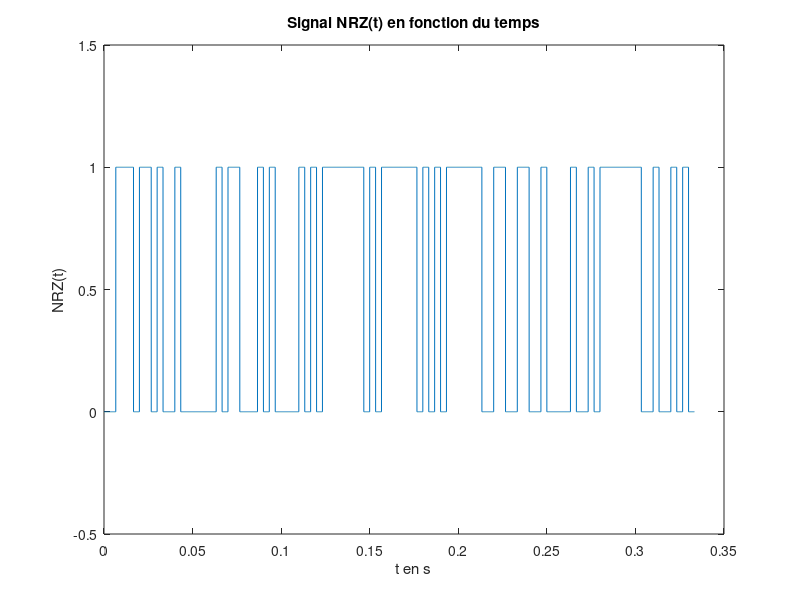

The MATLAB source for this figure: (Note: this script raises an error after producing the figure.)
clear all
close all
clc

% Paramètres
F0 = 6000; % Fréquence bits 0 en Hz
F1 = 2000; % Fréquence bits 1 en Hz
Fe = 48000; % Fréquence d'échantillonage en Hz
Te = 1/Fe; % Période d'échantillonage en secondes
Ts = 1/300; % s/bits, le débit souhaité max est de 300 bits/seconde

Ns = floor(Ts/Te); % échantillons/bits, on prend la partie entière, Ts = Ns*Te
Nb_bits = 100; % Nombre de bits du signal émis
Nb_echantillons = Nb_bits*Ns; % Nombre d'échantillons
Null = 2000;

donnees = randi(0:1, Nb_bits, 1); % Génération de Nb_bits 0 ou 1 de manière aléatoire
NRZ = zeros(Nb_echantillons,1); % Initialisation du signal NRZ avec Nb_echantillons echantillons
T = ([0:Nb_echantillons-1]*Te)'; % Le signal est tracé de 0 à (Nb_echantillons-1)*Te secondes,
                                 % avec un pas de Te

                                 
%% 3.Modem de fréquence - Démodulation par filtrage
        

%3.1 Construction du signal modulé en fréquence

%3.1.1.1 Génération du signal NRZ 
for i = 1:Nb_bits
    NRZ((i-1)*Ns+1:i*Ns) = donnees(i); 
end;

%3.1.1.2 Tracé du signal NRZ(t) en fonction du temps
figure; % figure 1
plot(T,NRZ);
ylim([-0.5 1.5]);
xlabel('t en s');
ylabel('NRZ(t)');
title('Signal NRZ(t) en fonction du temps');

%3.1.1.3 Tracé de la DSP de NRZ théorique et expérimentale
[DSP_NRZ_Th,f] = DSP_rectangulaire(Nb_echantillons,Fe,NRZ,0);
DSP_NRZ_Exp = (Ts*sinc(pi*f*Ts).^2 + dirac(f))/4;

figure; % figure 2
subplot(211);
semilogy(f,DSP_NRZ_Th);
ylim([1e-06 1000]);
xlim([-2000 2000]);
xlabel('f en Hz');
ylabel('DSP NRZ Th(f)');
title('DSP théorique de NRZ en fonction de f');

subplot(212);
semilogy(f,DSP_NRZ_Exp);
ylim([1e-10 1e-2]);
xlim([-2000 2000]);
xlabel('f en Hz');
ylabel('DSP NRZ Exp(f)');
title('DSP expérimentale de NRZ en fonction de f');
% pwelch à tester plus tard

%3.1.2.1 Génération du signal x(t) modulé en fréquence
phi0 = rand*2*pi;
phi1 = rand*2*pi;
Cos0 = cos(2*pi*F0*T + phi0);
Cos1 = cos(2*pi*F1*T + phi1);
%Un = eye(size(NRZ));
x_module = (1 - NRZ).*Cos0 + NRZ.*Cos1;

%3.1.2.2 Tracé du signal x(t) en fonction du temps
figure; % figure 3
plot(T,x_module);
ylim([-1.5 1.5]);
xlim([0.05 0.08]);
xlabel('t en s');
ylabel('x(t)');
title('Signal x(t) en fonction de t');

%3.1.2.3 Calcul de la DSP de x(t) en fonction de la DSP de NRZ
% DSP_NRZ_plus_F1 = DSP_rectangulaire(Nb_echantillons,Fe,NRZ,F1);
% DSP_NRZ_plus_F0 = DSP_rectangulaire(Nb_echantillons,Fe,NRZ,F0);
% DSP_NRZ_moins_F1 = DSP_rectangulaire(Nb_echantillons,Fe,NRZ,-F1);
% DSP_NRZ_moins_F0 = DSP_rectangulaire(Nb_echantillons,Fe,NRZ,-F0);
% DSP_X_Exp = (dirac(f-F1) + dirac(f+F1) - dirac(f-F0) - dirac(f-F1))*DSP_NRZ_Exp/4;

%3.1.2.4 Tracé de la DSP de x(t) théorique et expérimentale
DSP_X_Th = DSP_rectangulaire(Nb_echantillons,Fe,x_module,0);

figure; % figure 4
subplot(211);
semilogy(f,DSP_X_Th);
ylim([1e-05 100]);
xlim([-7000 7000]);
xlabel('f en Hz');
ylabel('DSP X Th(f)');
title('DSP X théorique en fonction de f');

subplot(212);
%ylim([1e-04 10]);
%xlim([-6000 6000]);
% semilogy(f,DSP_X_Exp);
% xlabel('f en Hz');
% ylabel('DSP X Exp(f)');
% title('DSP X expérimental en fonction de f');

% S_x = abs(fft(x_module).^2)/length(x_module);
% figure; 
% subplot(411);
% semilogy(S_x);
% subplot(412);
% pwelch(x_module);

%3.2 Canal de transmission à bruit additif, blanc et Gaussien
Px = mean(abs(x_module).^2);
SNR = 10;
sigma = sqrt(Px*10^(-SNR/10));
bruit = sigma*randn(1,Nb_echantillons);

figure; % figure 5 
plot(T,bruit);
ylim([-1.5 1.5]);
xlabel('Temps (secondes)');
ylabel('bruit');
title('Tracé du bruit en fonction du temps');

x_bruite = x_module + transpose(bruit);
figure; % figure 6 
subplot(211);
plot(T,x_module);
ylim([-1.5 1.5]);
xlim([0.05 0.06]);
xlabel('t en s');
ylabel('x(t) sans bruit');
title('Signal x(t) avant ajout du bruit en fonction du temps pour SNR = 10');

subplot(212);
plot(T,x_bruite);
ylim([-1.5 1.5]);
xlim([0.05 0.06]);
xlabel('Temps (secondes)');
ylabel('x bruite');
title('Tracé du signal x bruite en fonction du temps pour SNR = 10');

%3.3 Démodulation par filtrage

%3.3.1 Filtre passe-bas
ordre = 60;
fc = 4000; %Hz
fnorm = fc/Fe;
Tfiltre = (-ordre*Te:Te:ordre*Te);
Ffiltre = (-(2*ordre+1)/2:(2*ordre+1)/2-1)*(Fe/(2*ordre+1));
h_passe_bas = (2*fnorm)*sinc(2*fc*Tfiltre);
y_passe_bas = filter(h_passe_bas,(1),x_module);
H_passe_bas = abs(fftshift(fft(h_passe_bas)));

%3.3.2 Filtre passe-haut
%H_passe_haut = 1 - H_passe_bas;
h_passe_haut = - h_passe_bas;
h_passe_haut(ordre+1) = h_passe_haut(ordre+1) + 1;
y_passe_haut = filter(h_passe_haut,(1),x_module);

%3.3.3 Filtrage ok + manque prise en compte du retard

%3.3.4.1 Tracés réponse impulsionnelle et réponse en fréquence des filtres
figure; % figure 7 
subplot(211);
plot(Tfiltre,h_passe_bas);
title('Réponse impulsionnelle du filtre passe bas');
%ylim([-1.5 1.5]);
%xlim([0.01 0.03]);

subplot(212);
plot(Ffiltre,H_passe_bas);
title('Reponse fréquentielle du filtre passe bas');
%ylim([-1.5 1.5]);
%xlim([0.01 0.03]);

%3.3.4.2 Tracés DSP de x(t) et y(t)
DSP_Y_passe_bas = DSP_rectangulaire(Nb_echantillons,Fe,y_passe_bas,0);
DSP_Y_passe_haut = DSP_rectangulaire(Nb_echantillons,Fe,y_passe_haut,0);

figure; % figure 8 - DSP x(t) et y(t)
subplot(311);
semilogy(f,DSP_X_Th);
ylim([1e-05 100]);
xlim([-7000 7000]);
xlabel('f en Hz');
ylabel('DSP X Th(f)');
title('DSP X théorique en fonction de f');

subplot(312);
semilogy(f,DSP_Y_passe_bas);
ylim([1e-05 100]);
xlim([-7000 7000]);
xlabel('f en Hz');
ylabel('DSP Y passe bas(f)');
title('DSP Y passe bas en fonction de f');

subplot(313);
semilogy(f,DSP_Y_passe_haut);
ylim([1e-05 100]);
xlim([-7000 7000]);
xlabel('f en Hz');
ylabel('DSP Y passe haut(f)');
title('DSP Y passe haut en fonction de f');

% numéro à changer 
figure; % figure 7 - passe bas
subplot(211);
plot(T,x_module);
ylim([-1.5 1.5]);
xlim([0.01 0.03]);

subplot(212);
plot(T,y_passe_bas);
ylim([-1.5 1.5]);
xlim([0.01 0.03]);

figure; % figure 8 - passe haut
subplot(211);
plot(T,x_module);
ylim([-1.5 1.5]);
xlim([0.01 0.03]);

subplot(212);
plot(T,y_passe_haut);
ylim([-1.5 1.5]);
xlim([0.01 0.03]);
% plot(Freq, H_passe_haut);
% plot(intervalle, h_passe_haut);

figure; % figure 9 - passe haut et bas
subplot(311);
plot(T,x_module);
ylim([-1.5 1.5]);
xlim([0.01 0.03]);

subplot(312);
plot(T,y_passe_bas);
ylim([-1.5 1.5]);
xlim([0.01 0.03]);

subplot(313);
plot(T,y_passe_haut);
ylim([-1.5 1.5]);
xlim([0.01 0.03]);
